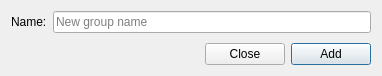
<?xml version="1.0" encoding="UTF-8"?>
<ui version="4.0">
 <class>DlgEditGroup</class>
 <widget class="QDialog" name="DlgEditGroup">
  <property name="geometry">
   <rect>
    <x>0</x>
    <y>0</y>
    <width>382</width>
    <height>76</height>
   </rect>
  </property>
  <property name="windowTitle">
   <string>Add Group</string>
  </property>
  <property name="modal">
   <bool>true</bool>
  </property>
  <layout class="QVBoxLayout" name="verticalLayout_2">
   <item>
    <layout class="QFormLayout" name="formLayout">
     <property name="fieldGrowthPolicy">
      <enum>QFormLayout::AllNonFixedFieldsGrow</enum>
     </property>
     <item row="0" column="0">
      <widget class="QLabel" name="label">
       <property name="text">
        <string>Name:</string>
       </property>
      </widget>
     </item>
     <item row="0" column="1">
      <widget class="QLineEdit" name="name_edit">
       <property name="placeholderText">
        <string>New group name</string>
       </property>
      </widget>
     </item>
    </layout>
   </item>
   <item>
    <layout class="QHBoxLayout" name="horizontalLayout">
     <item>
      <spacer name="horizontalSpacer">
       <property name="orientation">
        <enum>Qt::Horizontal</enum>
       </property>
       <property name="sizeType">
        <enum>QSizePolicy::Expanding</enum>
       </property>
       <property name="sizeHint" stdset="0">
        <size>
         <width>40</width>
         <height>20</height>
        </size>
       </property>
      </spacer>
     </item>
     <item>
      <widget class="QPushButton" name="cancel_btn">
       <property name="text">
        <string>Close</string>
       </property>
      </widget>
     </item>
     <item>
      <widget class="QPushButton" name="add_btn">
       <property name="text">
        <string>Add</string>
       </property>
       <property name="default">
        <bool>true</bool>
       </property>
      </widget>
     </item>
    </layout>
   </item>
  </layout>
 </widget>
 <resources/>
 <connections/>
</ui>
